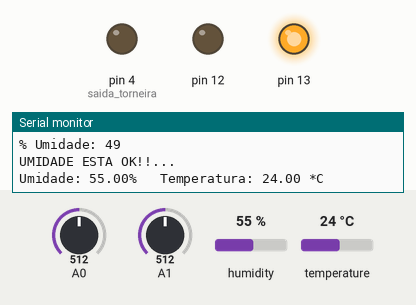
This sketch was run on a simulated Arduino Uno, built with avr-gcc and run on an emulated ATmega328P. Shown: output pins drawn as LEDs (lit = HIGH), the last lines printed to the serial monitor. The inputs (shaded band) are chosen by the test bench; at power-on: A0 = 512, A1 = 512, humidity 55 %, temperature 24 °C.

Above: at 1.9 s.
2.0 s: A0 set to 716
5.1 s: A1 set to 588
7.1 s: A1 set to 618
At 9.3 s:
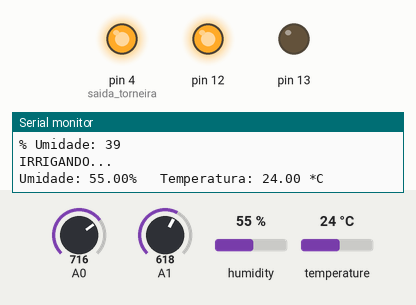
9.8 s: A1 set to 306
At 11.4 s:
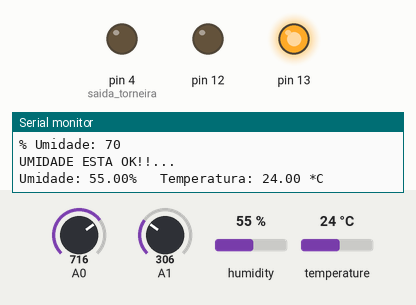
12.1 s: A1 set to 716
At 13.5 s:
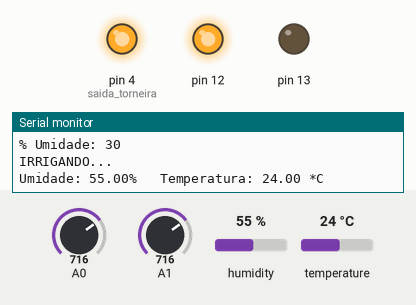
14.5 s: A0 set to 914
21.0 s: A0 set to 939
Timing chart, 0 to 23.6 s (numbered marks = the images above; inputs shaded):
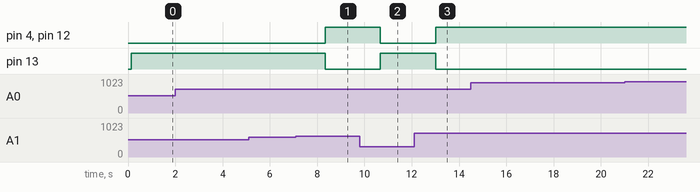

Measured:
- the behaviour switches between 603 and 604 on A1 (found by bisection; images 0 and 1)
- after the input at 7.1 s, pin 4 (saida_torneira), pin 12: LOW → HIGH after 1.2 s; pin 13: HIGH → LOW after 1.2 s
- after the input at 9.8 s, pin 4 (saida_torneira), pin 12: HIGH → LOW after 0.88 s; pin 13: LOW → HIGH after 0.88 s
- after the input at 12.1 s, pin 4 (saida_torneira), pin 12: LOW → HIGH after 0.92 s; pin 13: HIGH → LOW after 0.92 s

The sketch:

Codigo_sensor_temperatura_Arduino_Mega_19092015_ino.ino
```cpp
#include "DHT.h"

#define DHTPIN A3 // pino que estamos conectado
#define DHTTYPE DHT11 // DHT 11

DHT dht(DHTPIN, DHTTYPE);

//Códigos implementados:
// 1) Orvalho
// 2) Umidade da Terra
// 3) Torneira
// Leônidas


//dht_dpin DHT11; //Inicializa o sensor


int sensUmidade;
const int sensorMin = 0;     // sensor minimum
const int sensorMax = 1024;  // sensor maximum
int saida_torneira = 4; // PINO 04 DIGITAL
#define dht_dpin A3 //Pino DATA do Sensor ligado na porta Analogica A1


void setup()
{
  Serial.begin(9600);
  Serial.println("Projeto Arduino - IRRIGACAO");
  pinMode(13, OUTPUT);
  pinMode(12, OUTPUT);
  pinMode(saida_torneira, OUTPUT);
  Serial.println("DHTxx test!");
  dht.begin();
}
//Loop Principal Sensor Umidade
void loop()
{
   int sensUmidade = analogRead(A1);
   int senOrvalho = analogRead(A0);
   int Porcento = map(sensUmidade, 1023, 0, 0, 100);
   int range = map(senOrvalho, sensorMin, sensorMax, 0, 3);
   double porcent_orvalho = map(senOrvalho, sensorMin, sensorMax, 100, 0);


  //Serial.print("Valor%: ");
  //Serial.println(porcent_orvalho);
  Serial.println("_______________________________________________________________________________________________");

  // range value:
  switch (range) {
 case 0:    // Sensor getting wet
    Serial.println("GRANDE VOLUME DE CHUVA");
    break;
 case 1:    // Sensor getting wet
    Serial.println("CHOVENDO!!");
    break;
 case 2:    // Sensor dry - To shut this up delete the " Serial.println("Not Raining"); " below.
    Serial.println("NAO ESTA CHOVENDO...MANDE CHUVA DEUS!!");
    break;
  }

  Serial.print("% Orvalho: ");
  //Serial.println("%");
  Serial.println(porcent_orvalho);

  if(Porcento <=40 && porcent_orvalho <= 40)
  { Serial.print("% Umidade: ");
    Serial.println(Porcento);
    Serial.println("IRRIGANDO...");
    digitalWrite(13, LOW);
    digitalWrite(12, HIGH);
    digitalWrite(saida_torneira, HIGH);
    //digitalWrite(saida_torneira, LOW);
  }
  else
  { Serial.print("% Umidade: ");
    Serial.println(Porcento);
    Serial.println("UMIDADE ESTA OK!!...");
    digitalWrite(12, LOW);
    digitalWrite(13, HIGH);
    digitalWrite(saida_torneira, LOW);
    //digitalWrite(saida_torneira, HIGH);
  }

  float h = dht.readHumidity();
  float t = dht.readTemperature();
  // testa se retorno é valido, caso contrário algo está errado.
  if (isnan(t) || isnan(h))
  {
    Serial.println("Failed to read from DHT");
  }
  else
  {
    Serial.print("Umidade: ");
    Serial.print(h,2);
    Serial.print("%   ");
    Serial.print("Temperatura: ");
    Serial.print(t,2);
    Serial.println(" *C");
  }

  //
  delay(1000);
}
```
